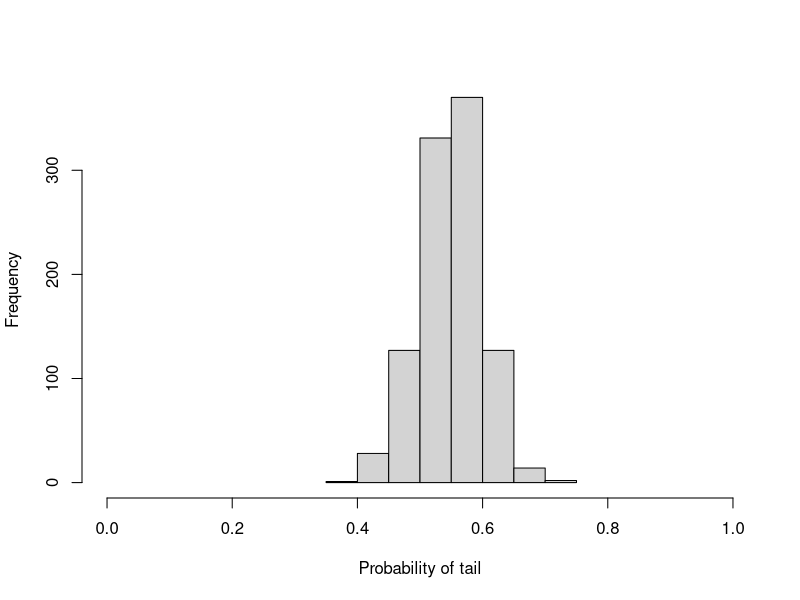
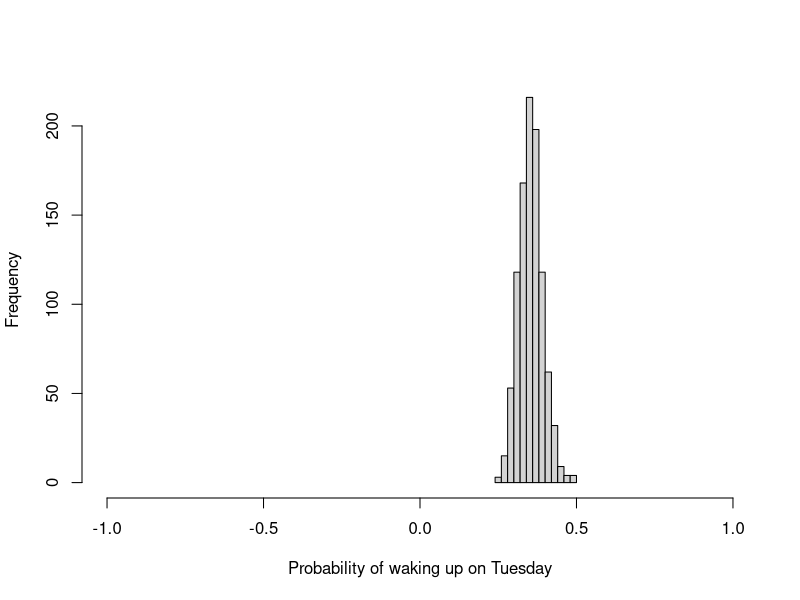
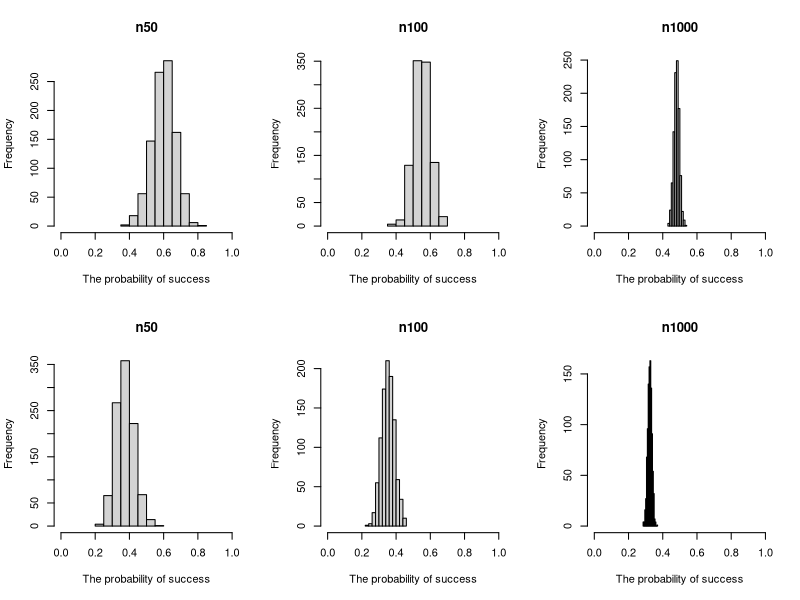

The R source for these figures, in order:
## ---- chunk 1

n_obs   <- 1e2
prob    <- 0.5
n_trial <- 1

## ---- chunk 2

set.seed(1810)
is_tail <- rbinom(n = n_obs, prob = prob, size = n_trial)
head(is_tail, n = 10) # The first 10 observations
tail(is_tail, n = 10) # The last 10 observations

## ---- chunk 3

wake_ups <- ifelse(is_tail, 2, 1)
head(wake_ups, n = 10) # The first 10 observations
tail(wake_ups, n = 10) # The last 10 observations

## ---- chunk 4

tally <- table(wake_ups)
tally
tally / n_obs

## ---- chunk 5

rbeta(n = 1e3, shape1 = tally[[2]], shape2 = tally[[1]]) |>
  hist(main = "", xlab = "Probability of tail", xlim = c(0, 1))

## ---- chunk 6

on_monday  <- ifelse(is_tail, 1, 1) |> sum()
on_tuesday <- ifelse(is_tail, 1, 0) |> sum()
total_day  <- on_monday + on_tuesday

total_day

## ---- chunk 7

on_tuesday / total_day

## ---- chunk 8

rbeta(n = 1e3, shape1 = on_tuesday, shape2 = on_monday) |>
  hist(main = "", xlab = "Probability of waking up on Tuesday", xlim = c(-1, 1))

## ---- chunk 9

simulate <- function(n_obs, prob, n_trial, seed = 1810) {
  set.seed(seed)
  is_tail <- rbinom(n = n_obs, prob = prob, size = n_trial)
  return(is_tail)
}

list_obs  <- list("n50" = 50, "n100" = 1e2, "n1000" = 1e3)
list_tail <- lapply(list_obs, \(obs) simulate(n_obs = obs, prob = 0.5, n_trial = 1))

str(list_tail)

## ---- chunk 10

halfer <- function(is_tail) {
  wake_ups <- ifelse(is_tail, 2, 1)
  tally    <- table(wake_ups)
  result   <- list("fail" = tally[[1]], "success" = tally[[2]])
  return(result)
}

halfer_result <- lapply(list_tail, \(is_tail) halfer(is_tail))

str(halfer_result)

## ---- chunk 11

thirder <- function(is_tail) {
  fail    <- ifelse(is_tail, 1, 1) |> sum()
  success <- ifelse(is_tail, 1, 0) |> sum()
  result  <- list("fail" = fail, "success" = success)
  return(result)
}

thirder_result <- lapply(list_tail, \(is_tail) thirder(is_tail))

str(thirder_result)

## ---- chunk 12
#| fig-cap: The halfer result on the top, the thirder result on the bottom

plot_probability <- function(result, plt_title) {
  prob <- rbeta(n = 1e3, shape1 = result$success, shape2 = result$fail)
  hist(prob, main = plt_title, xlab = "The probability of success", xlim = c(0, 1))
}

par(mfrow = c(2, 3))
mapply(plot_probability, result = halfer_result,  plt_title = names(halfer_result))
mapply(plot_probability, result = thirder_result, plt_title = names(thirder_result))

